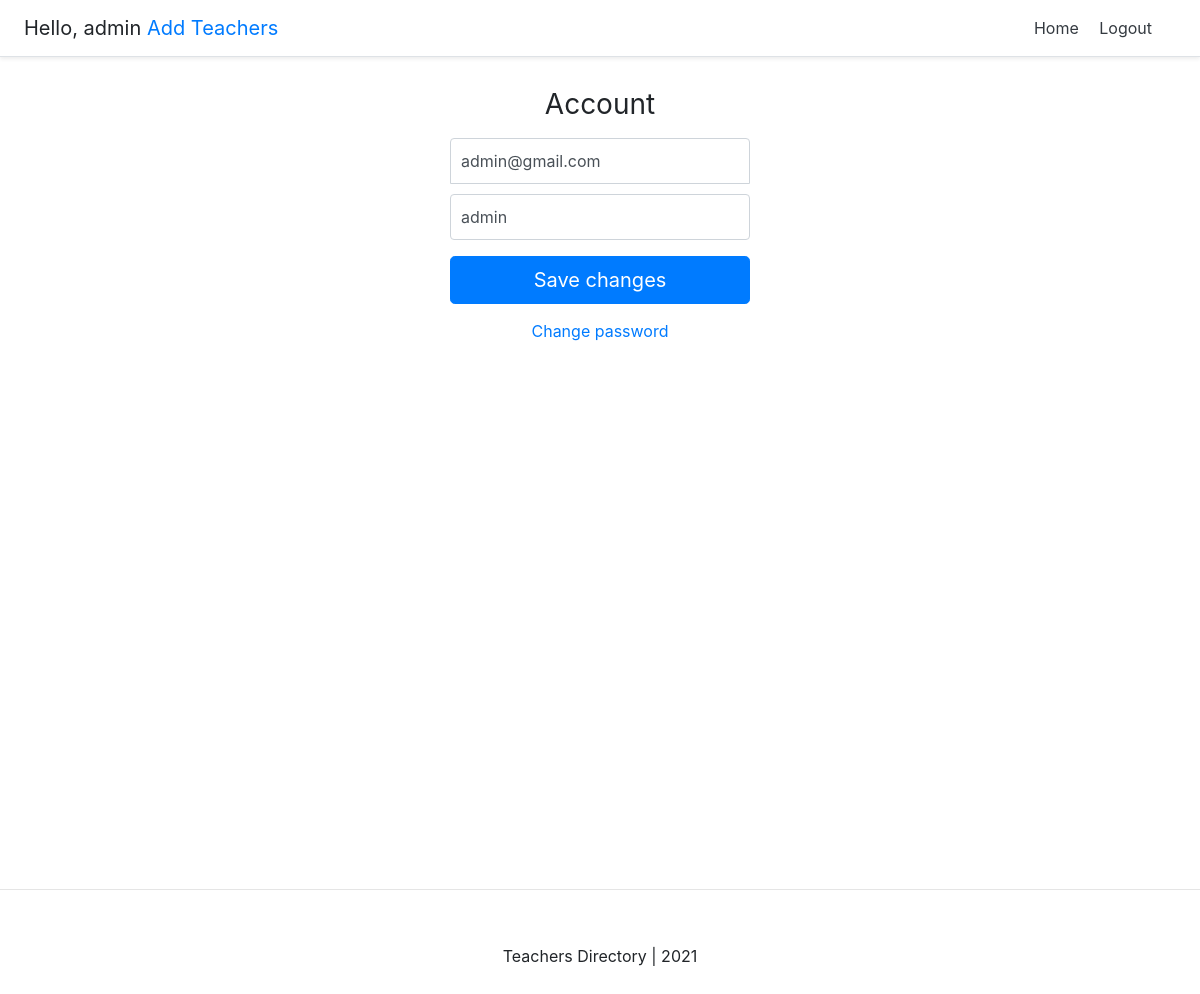
The app's page /account/ (signed in) with its own data.
### account/models.py (models this page shows, shortened)
class Account(AbstractBaseUser):
	email 					= models.EmailField(verbose_name="email", max_length=60, unique=True)
	username 				= models.CharField(max_length=30, unique=True)
	date_joined				= models.DateTimeField(verbose_name='date joined', auto_now_add=True)
	last_login				= models.DateTimeField(verbose_name='last login', auto_now=True)
	is_admin				= models.BooleanField(default=False)
	is_active				= models.BooleanField(default=True)
	is_staff				= models.BooleanField(default=False)
	is_superuser			= models.BooleanField(default=False)
	USERNAME_FIELD = 'email'
	REQUIRED_FIELDS = ['username']
	objects = MyAccountManager()

### account/views.py (the view)
# urls.py: path('account/', account_view, name="account"),
def account_view(request):
	if not request.user.is_authenticated:
			return redirect("login")
	context = {}
	if request.POST:
		form = AccountUpdateForm(request.POST, instance=request.user)
		if form.is_valid():
			form.initial = {
					"email": request.POST['email'],
					"username": request.POST['username'],
			}
			form.save()
			context['success_message'] = "Updated"
	else:
		form = AccountUpdateForm(
			initial={
					"email": request.user.email,
					"username": request.user.username,
				}
			)
	context['account_form'] = form
	return render(request, "account/account.html", context)

### account/forms.py (shortened to what this page needs)
class AccountUpdateForm(forms.ModelForm):
	class Meta:
		model = Account
		fields = ('email', 'username', )

### account/templates/account/account.html (shortened to what this page needs)
{% extends 'base.html' %}
{% block content %}
<form class="form-signin" method="post">{% csrf_token %}
  <h1 class="h3 mb-3 font-weight-normal">Account</h1>
  <input type="email" name="email" id="inputEmail" class="form-control" placeholder="Email address" required autofocus value={{account_form.initial.email}}>
  <input type="text" name="username" id="inputUsername" class="form-control" placeholder="Username" required
  value="{{account_form.initial.username}}">
  <button class="btn btn-lg btn-primary btn-block" type="submit">Save changes</button>
</form>
<div class="d-flex flex-column">
  <a class="m-auto" href="{% url 'password_change' %}">Change password</a>
</div>
{% endblock content %}

### templates/snippets/header.html (shortened to what this page needs)
<div class="d-flex flex-column flex-md-row align-items-center p-3 px-md-4 mb-3 bg-white border-bottom shadow-sm">
  <h5 class="my-0 mr-md-auto font-weight-normal">
  	{% if request.user.is_authenticated %}
  		  	{% if request.user.is_authenticated %}
  		Hello, {{request.user.username}}  <a href="{% url 'upload' %}"> Add Teachers</a>
  	{% endif %}
  	{% endif %}
  </h5>
  <nav class="my-2 my-md-0 mr-md-3">
  	{% if request.user.is_authenticated %}
	  	<a class="p-2 text-dark" href="{% url 'home' %}">Home</a>
	    <a class="p-2 text-dark" href="{% url 'logout' %}">Logout</a>
	{% else %}
		<a class="p-2 text-dark" href="{% url 'home' %}">Home</a>
	    <a class="p-2 text-dark" href="{% url 'login' %}">Login</a>
	    <a class="btn btn-outline-primary" href="{% url 'register' %}">Register</a>
	{% endif %}
  </nav>
</div>

### templates/snippets/header.html (style rules this page uses)
@media (min-width: 768px) { html { font-size: 16px; } }

### account/templates/account/account.html (style rules this page uses)
.form-signin { width: 100%; max-width: 330px; padding: 15px; margin: auto; }
.form-signin .form-control { position: relative; box-sizing: border-box; height: auto; padding: 10px; font-size: 16px; }
.form-signin input[type="email"] { margin-bottom: 10px; border-bottom-right-radius: 0; border-bottom-left-radius: 0; }
.h3 { text-align: center; }

### records on screen
Account: user.username "admin", email "admin@gmail.com", username "admin"
